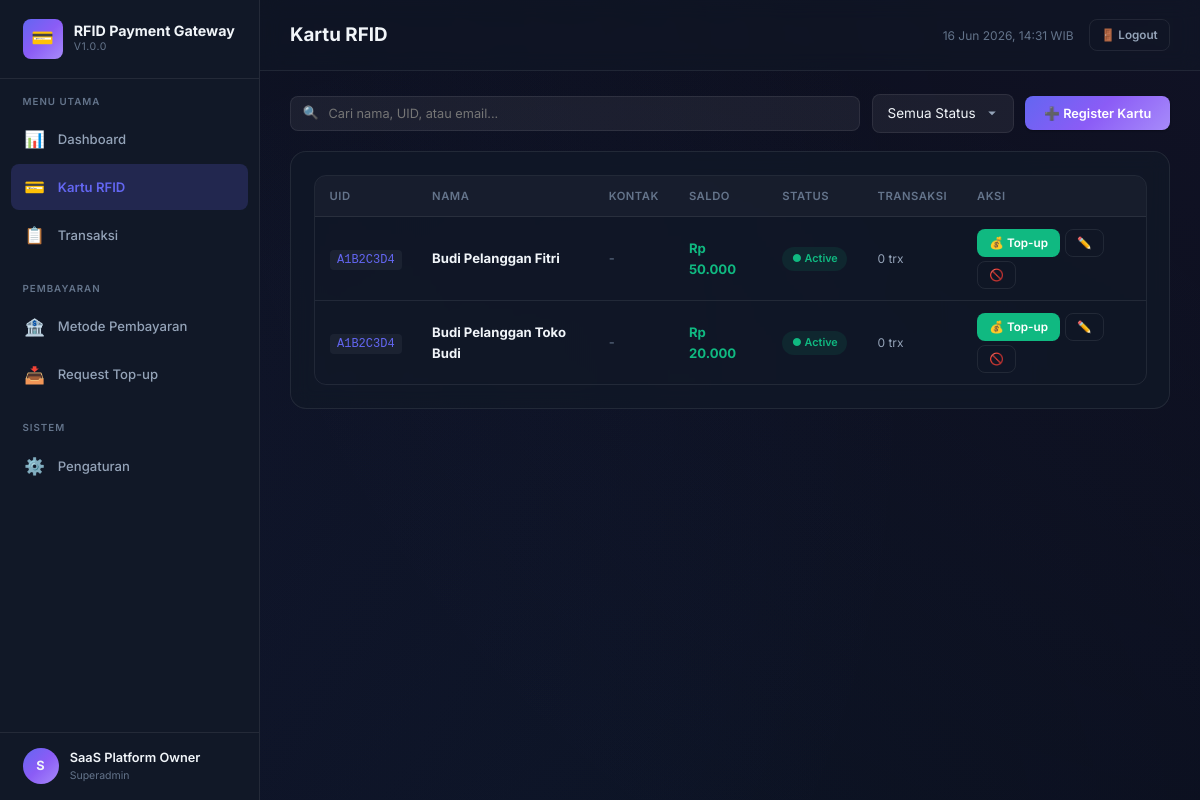
Page /pages/rfid.php (signed in) on the committed database.
### tables this page shows
CREATE TABLE IF NOT EXISTS `users` (
    `id` INT AUTO_INCREMENT PRIMARY KEY,
    `tenant_id` INT NOT NULL,
    `rfid_uid` VARCHAR(50) NOT NULL COMMENT 'UID dari kartu RFID',
    `nama` VARCHAR(100) NOT NULL,
    `email` VARCHAR(150) DEFAULT NULL,
    `telepon` VARCHAR(20) DEFAULT NULL,
    `saldo` DECIMAL(12,2) DEFAULT 0.00,
    `pin` VARCHAR(255) DEFAULT NULL COMMENT 'Hashed PIN untuk keamanan',
    `status` ENUM('active','blocked','inactive') DEFAULT 'active',
    `created_at` TIMESTAMP DEFAULT CURRENT_TIMESTAMP,
    `updated_at` TIMESTAMP DEFAULT CURRENT_TIMESTAMP ON UPDATE CURRENT_TIMESTAMP,
    FOREIGN KEY (`tenant_id`) REFERENCES `tenants`(`id`) ON DELETE CASCADE,
    UNIQUE KEY `uid_per_tenant` (`tenant_id`, `rfid_uid`),
    INDEX `idx_rfid_uid` (`rfid_uid`),
    INDEX `idx_status` (`status`)
);

### config.php (called while the page is built, shortened)
<?php
function formatRupiah($angka) {
    return 'Rp ' . number_format((float)$angka, 0, ',', '.');
}
if (! function_exists('sanitize')) {
    function sanitize($input) {
        return htmlspecialchars(trim($input), ENT_QUOTES, 'UTF-8');
    }
}

### pages/rfid.php (the view, shortened to what this page needs)
<?php
require_once '_header.php';
$pdo = getDB();
$search = $_GET['search'] ?? '';
$sql = "SELECT u.*,
        (SELECT COUNT(*) FROM transactions WHERE user_id = u.id) as total_trx,
        (SELECT MAX(created_at) FROM transactions WHERE user_id = u.id) as last_trx
        FROM users u WHERE 1=1";
$params = [];
$sql .= " ORDER BY u.created_at DESC";
$stmt = $pdo->prepare($sql);
$stmt->execute($params);
$users = $stmt->fetchAll();
?>
<div class="toolbar">
    <div class="search-box">
        <form method="GET">
            <input type="text" name="search" placeholder="Cari nama, UID, atau email..." value="<?= sanitize($search) ?>">
        </form>
    </div>
    <select class="form-control" style="width:auto" onchange="window.location='?status='+this.value+'&search=<?= urlencode($search) ?>'">
        <option value="">Semua Status</option>
    </select>
    <button class="btn btn-primary" onclick="App.openModal('modal-register')">
        ➕ Register Kartu
    </button>
</div>
<div class="card">
    <?php if (empty($users)): ?>
        <div class="empty-state">
            <div class="empty-icon">💳</div>
            <h3>Belum ada kartu terdaftar</h3>
            <p>Klik "Register Kartu" untuk mendaftarkan kartu RFID baru.</p>
        </div>
    <?php else: ?>
        <div class="table-wrapper">
            <table>
                <thead>
                    <tr>
                        <th>UID</th>
                        <th>Nama</th>
                        <th>Kontak</th>
                        <th>Saldo</th>
                        <th>Status</th>
                        <th>Transaksi</th>
                        <th>Aksi</th>
                    </tr>
                </thead>
                <tbody>
                    <?php foreach ($users as $u): ?>
                    <tr>
                        <td>
                            <code style="background:var(--bg-glass);padding:0.2rem 0.5rem;border-radius:4px;font-size:0.8rem;color:var(--accent-primary)">
                                <?= sanitize($u['rfid_uid']) ?>
                            </code>
                        </td>
                        <td><strong style="color:var(--text-primary)"><?= sanitize($u['nama']) ?></strong></td>
                        <td>
                            <?php if (!$u['email'] && !$u['telepon']): ?>
                                <span class="text-muted">-</span>
                            <?php endif; ?>
                        </td>
                        <td>
                            <strong style="color:<?= $u['saldo'] < 10000 ? 'var(--danger)' : 'var(--success)' ?>">
                                <?= formatRupiah($u['saldo']) ?>
                            </strong>
                        </td>
                        <td>
                            <?php
                            $statusMap = [
                                'active' => ['badge-success', '● Active'],
                                'blocked' => ['badge-danger', '● Blocked'],
                                'inactive' => ['badge-default', '● Inactive'],
                            ];
                            $s = $statusMap[$u['status']] ?? ['badge-default', $u['status']];
                            ?>
                            <span class="badge <?= $s[0] ?>"><?= $s[1] ?></span>
                        </td>
                        <td>
                            <span style="font-size:0.8rem"><?= $u['total_trx'] ?> trx</span>
                        </td>
                        <td>
                            <div style="display:flex;gap:0.3rem;flex-wrap:wrap">
                                 <button class="btn btn-success btn-sm"
                                         onclick="showTopupModal(<?= $u['id'] ?>, '<?= sanitize($u['nama']) ?>', '<?= sanitize($u['rfid_uid']) ?>')">
                                     💰 Top-up
                                 </button>
                                <button class="btn btn-ghost btn-sm"
                                        onclick="showEditModal(<?= htmlspecialchars(json_encode($u)) ?>)">
                                    ✏️
                                </button>
                                <?php if ($u['status'] === 'active'): ?>
                                    <button class="btn btn-ghost btn-sm" onclick="blockCard(<?= $u['id'] ?>)">🚫</button>
                                <?php else: ?>
                                    <button class="btn btn-ghost btn-sm" onclick="activateCard(<?= $u['id'] ?>)">✅</button>
                                <?php endif; ?>
                            </div>
                        </td>
                    </tr>
                    <?php endforeach; ?>
                </tbody>
            </table>
        </div>
    <?php endif; ?>
</div>
<?php
require_once '_footer.php';
?>

### rows in the picture
users: rfid_uid "A1B2C3D4", nama "Budi Pelanggan Fitri", saldo "Rp 50.000", status "● Active", total_trx "0"
users: rfid_uid "A1B2C3D4", nama "Budi Pelanggan Toko Budi", saldo "Rp 20.000", status "● Active", total_trx "0"

### other values in the picture
APP_NAME "RFID Payment Gateway"
APP_VERSION "1.0.0"
substr($_SESSION['admin_nama'] ?? 'A', 0, 1) "S"
$_SESSION['admin_nama'] "SaaS Platform Owner"
$_SESSION['admin_role'] "Superadmin"
$pageTitle "Kartu RFID"
